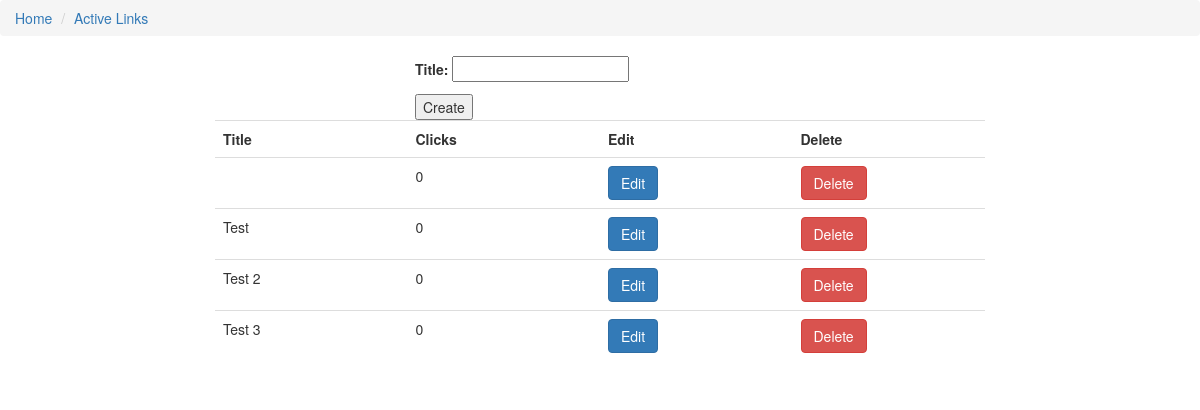
The app's page /, older data.
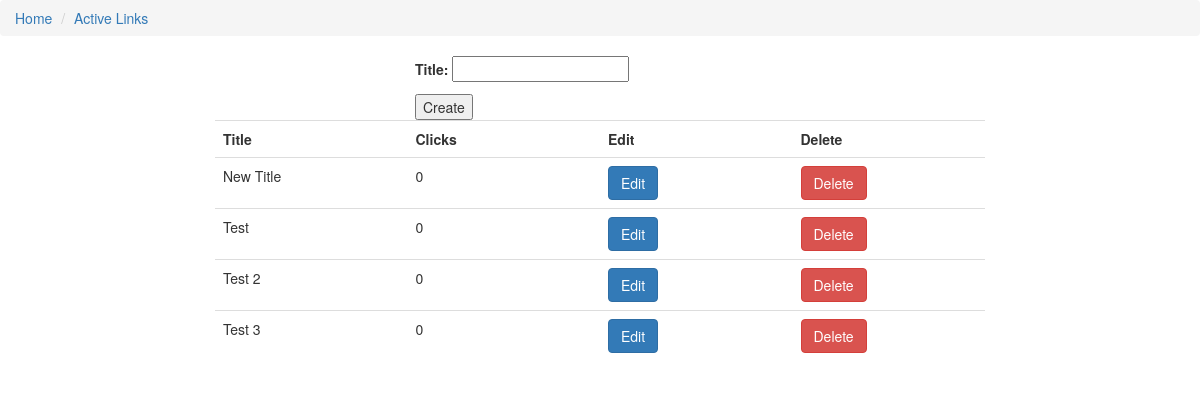
The same page, newer data.
### refer_sys/models.py (models this page shows, shortened)
class Link(models.Model):
  title = models.CharField(max_length=200, unique=True)
  clicks = models.IntegerField(default=0)
  created_at = models.DateTimeField(default=timezone.now)

### refer_sys/views.py (the view)
# urls.py: url(r'^$', views.root_page, name='root_page'),
def root_page(request):
  links = Link.objects.order_by("created_at")
  form = LinkForm()
  if request.method == "POST":
    form = LinkForm(request.POST)
    if form.is_valid():
      form.save()
      return redirect('/')
  return render (request, 'refer_sys/root_page.html',
    {'links':links, 'form':form}
    )

### refer_sys/forms.py
class LinkForm(forms.ModelForm):
  class Meta:
    model = Link
    fields = ('title',)

### refer_sys/templates/refer_sys/root_page.html
{% extends 'refer_sys/base.html' %}
{% block content %}
<div class="row">
  <div class="col-md-4"></div>
  <div class="col-md-4">
    <form class=".form-inline" method="POST">{% csrf_token %}
      {{ form.as_p }}
    </form>
    <button type="submit">Create</button>
  </div>
  <div class="col-md-4"></div>
</div>
<div class="row">
  <div class="col-md-2"></div>
    <div class="col-md-8">
      <table class="table table-hover">
        <tr>
          <th>Title</th>
          <th>Clicks</th>
          <th>Edit</th>
          <th>Delete</th>
        </tr>
        {% for link in links %}
        <tr>
          <td>
            {{ link.title }}
          </td>
          <td>
            {{ link.clicks }}
          </td>
          <td>
            <a href="{% url 'edit_link' pk=link.pk %}" class="btn btn-primary">Edit</a>
          </td>
          <td>
            <form method="POST" action="{% url 'delete_link' pk=link.pk %}">{% csrf_token %}
              <button type="submit" class="btn btn-danger">
                Delete
              </button>
            </form>
          </td>
        </tr>
        {% endfor %}
      </table>
    </div>
  </div>
  <div class="col-md-2"></div>
</div>
{% endblock %}

Row changes from the older to the newer data that the page shows:
changed Link: title (not shown) → "New Title"
